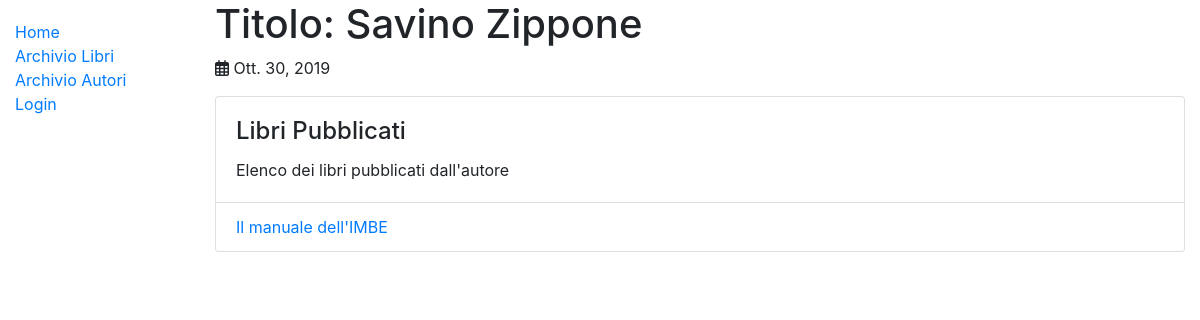
Page /catalog/author/1 on the earlier database version.
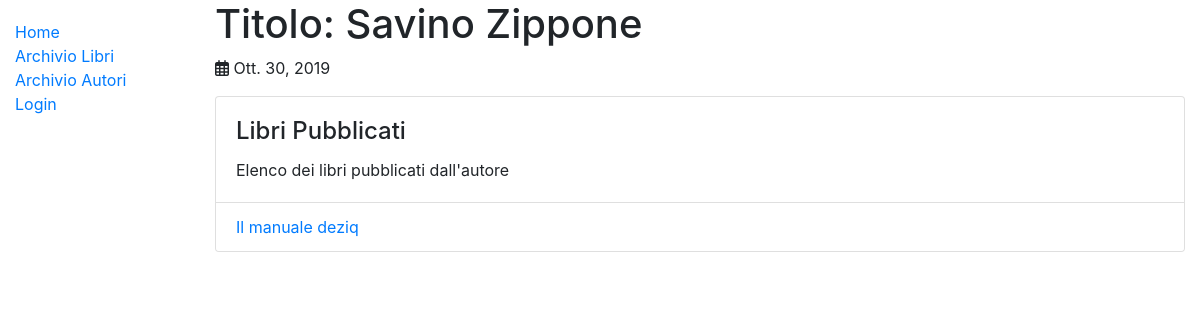
Same page on the later database version.
### catalog/models.py (models this page shows, shortened)
class Book(models.Model):
    title = models.CharField(max_length=200)
    author = models.ForeignKey('Author', on_delete=models.SET_NULL, null=True)
    summary = models.TextField(max_length=1000, help_text='Enter a brief description of the book')
    isbn = models.CharField('ISBN', max_length=13, help_text='13 Character <a href="https://www.isbn-international.org/content/what-isbn">ISBN number</a>')
    genre = models.ManyToManyField(Genre, help_text='Select a genre for this book')
    def get_absolute_url(self):
        return reverse('book-detail', args=[str(self.id)])
    def display_genre(self):
        """Create a string for the Genre. This is required to display genre in Admin."""
        return ', '.join(genre.name for genre in self.genre.all()[:3])
    display_genre.short_description = 'Genre'

### catalog/views.py (the view)
# urls.py: path('author/<int:pk>', views.AuthorDetailView.as_view(), name='author-detail'),
class AuthorDetailView(generic.DetailView):
    model = Author

### catalog/templates/catalog/author_detail.html (shortened to what this page needs)
{% extends 'base_generic.html' %}
{% block content %}
    <h1>Titolo: {{ author.first_name }} {{ author.last_name }} </h1>
    <p><strong><i class="far fa-calendar-alt"></i></strong> {{ author.date_of_birth }}</p>
    <div class="card">
        <div class="card-body">
            <h4 class="card-title">Libri Pubblicati</h4>
            <p class="card-text">Elenco dei libri pubblicati dall'autore</p>
        </div>
        <ul class="list-group list-group-flush">
        {% for book in author.book_set.all %}
            <li class="list-group-item">
                <a href="{{ book.get_absolute_url }}">{{ book.title }}</a>
            </li>
        {% endfor %}
        </ul>
    </div>
{% endblock %}

Differences in the rows shown:
changed Book: title "Il manuale dell'IMBE" → "Il manuale deziq"
